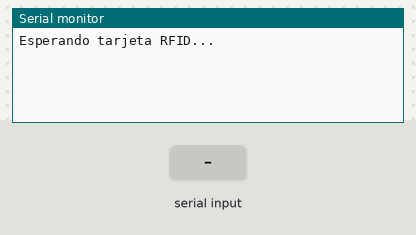
A sketch run on a simulated Arduino Uno, built with avr-gcc and run on an emulated ATmega328P. Parts: the last lines printed to the serial monitor. The inputs (shaded band) are chosen by the test bench.

Above: at 1.2 s.
1.3 s: "1" received over the second serial link
At 2.4 s:
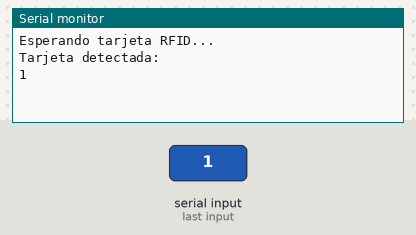
2.8 s: "0" received over the second serial link
At 3.5 s:
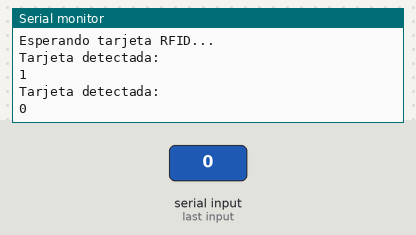
4.3 s: "2" received over the second serial link
At 4.7 s:
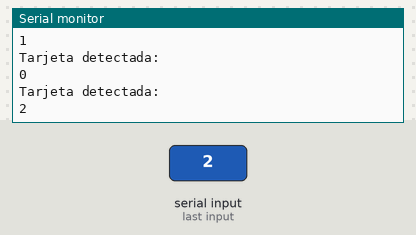

The sketch:

RFID_Prueba.ino
```cpp
#include <SoftwareSerial.h>

// Configura el puerto serial en los pines RX y TX
SoftwareSerial rfidSerial(10, 11); // RX, TX

void setup() {
  // Inicia la comunicación serial con la computadora
  Serial.begin(9600);

  // Inicia la comunicación con el módulo RFID
  rfidSerial.begin(9600);

  Serial.println("Esperando tarjeta RFID...");
}

void loop() {
  // Verifica si hay datos disponibles en el lector RFID
  if (rfidSerial.available() > 0) {
    String rfidData = ""; // String para almacenar los datos RFID

    // Lee los datos y los guarda en la variable rfidData
    while (rfidSerial.available() > 0) {
      rfidData += (char)rfidSerial.read();
    }

    // Muestra los datos recibidos en el Monitor Serial
    Serial.println("Tarjeta detectada:");
    Serial.println(rfidData);
  }
}
```

Measured:
- after the input at 1.3 s, the serial monitor: prints a new line at once (image 1)
- after the input at 2.8 s, the serial monitor: prints a new line at once (image 2)
- after the input at 4.3 s, the serial monitor: prints a new line at once (image 3)
